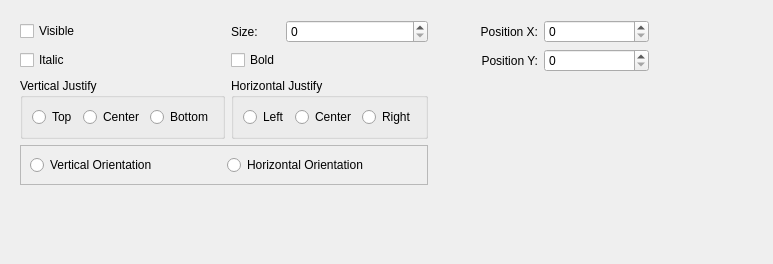
     <widget class="QWidget" name="page_8">
      <property name="geometry">
       <rect>
        <x>0</x>
        <y>0</y>
        <width>773</width>
        <height>264</height>
       </rect>
      </property>
      <attribute name="label">
       <string>(F7) Display Value</string>
      </attribute>
      <layout class="QGridLayout" name="gridLayout_9">
       <item row="0" column="0">
        <widget class="QFrame" name="frame_f7">
         <property name="frameShape">
          <enum>QFrame::NoFrame</enum>
         </property>
         <property name="frameShadow">
          <enum>QFrame::Plain</enum>
         </property>
         <layout class="QGridLayout" name="gridLayout_6">
          <item row="2" column="0">
           <widget class="QGroupBox" name="groupBox_3">
            <property name="title">
             <string>Vertical Justify</string>
            </property>
            <layout class="QGridLayout" name="gridLayout_7">
             <item row="0" column="2">
              <widget class="QRadioButton" name="F7_vjust_center">
               <property name="text">
                <string>Center</string>
               </property>
              </widget>
             </item>
             <item row="0" column="0">
              <widget class="QRadioButton" name="F7_vjust_top">
               <property name="text">
                <string>Top</string>
               </property>
              </widget>
             </item>
             <item row="0" column="3">
              <widget class="QRadioButton" name="F7_vjust_bot">
               <property name="text">
                <string>Bottom</string>
               </property>
              </widget>
             </item>
            </layout>
           </widget>
          </item>
          <item row="2" column="1" colspan="2">
           <widget class="QGroupBox" name="groupBox_4">
            <property name="title">
             <string>Horizontal Justify</string>
            </property>
            <layout class="QGridLayout" name="gridLayout_8">
             <item row="0" column="0">
              <widget class="QRadioButton" name="F7_hjust_left">
               <property name="text">
                <string>Left</string>
               </property>
              </widget>
             </item>
             <item row="0" column="1">
              <widget class="QRadioButton" name="F7_hjust_center">
               <property name="text">
                <string>Center</string>
               </property>
              </widget>
             </item>
             <item row="0" column="2">
              <widget class="QRadioButton" name="F7_hjust_right">
               <property name="text">
                <string>Right</string>
               </property>
              </widget>
             </item>
            </layout>
           </widget>
          </item>
          <item row="2" column="5">
           <spacer name="horizontalSpacer_8">
            <property name="orientation">
             <enum>Qt::Horizontal</enum>
            </property>
            <property name="sizeHint" stdset="0">
             <size>
              <width>83</width>
              <height>20</height>
             </size>
            </property>
           </spacer>
          </item>
          <item row="2" column="4">
           <spacer name="horizontalSpacer_7">
            <property name="orientation">
             <enum>Qt::Horizontal</enum>
            </property>
            <property name="sizeHint" stdset="0">
             <size>
              <width>82</width>
              <height>20</height>
             </size>
            </property>
           </spacer>
          </item>
          <item row="1" column="1">
           <widget class="QCheckBox" name="F7_bold">
            <property name="text">
             <string>Bold</string>
            </property>
           </widget>
          </item>
          <item row="1" column="3">
           <widget class="QLabel" name="label_6">
            <property name="text">
             <string>Position Y:</string>
            </property>
            <property name="alignment">
             <set>Qt::AlignRight|Qt::AlignTrailing|Qt::AlignVCenter</set>
            </property>
           </widget>
          </item>
          <item row="1" column="4">
           <widget class="QSpinBox" name="F7_pos_y"/>
          </item>
          <item row="1" column="2">
           <spacer name="horizontalSpacer_5">
            <property name="orientation">
             <enum>Qt::Horizontal</enum>
            </property>
            <property name="sizeHint" stdset="0">
             <size>
              <width>134</width>
              <height>20</height>
             </size>
            </property>
           </spacer>
          </item>
          <item row="2" column="3">
           <spacer name="horizontalSpacer_6">
            <property name="orientation">
             <enum>Qt::Horizontal</enum>
            </property>
            <property name="sizeHint" stdset="0">
             <size>
              <width>83</width>
              <height>20</height>
             </size>
            </property>
           </spacer>
          </item>
          <item row="0" column="0">
           <widget class="QCheckBox" name="F7_visible">
            <property name="text">
             <string>Visible</string>
            </property>
           </widget>
          </item>
          <item row="1" column="0">
           <widget class="QCheckBox" name="F7_italic">
            <property name="text">
             <string>Italic</string>
            </property>
           </widget>
          </item>
          <item row="0" column="4">
           <widget class="QSpinBox" name="F7_pos_x"/>
          </item>
          <item row="0" column="3">
           <widget class="QLabel" name="label_5">
            <property name="text">
             <string>Position X:</string>
            </property>
            <property name="alignment">
             <set>Qt::AlignRight|Qt::AlignTrailing|Qt::AlignVCenter</set>
            </property>
           </widget>
          </item>
          <item row="0" column="2">
           <widget class="QSpinBox" name="F7_size"/>
          </item>
          <item row="0" column="1">
           <widget class="QLabel" name="label_4">
            <property name="text">
             <string>Size:</string>
            </property>
            <property name="alignment">
             <set>Qt::AlignLeading|Qt::AlignLeft|Qt::AlignVCenter</set>
            </property>
           </widget>
          </item>
          <item row="3" column="0" colspan="3">
           <widget class="QFrame" name="frame_16">
            <property name="frameShape">
             <enum>QFrame::StyledPanel</enum>
            </property>
            <property name="frameShadow">
             <enum>QFrame::Raised</enum>
            </property>
            <layout class="QGridLayout" name="gridLayout_41">
             <item row="0" column="2">
              <widget class="QRadioButton" name="F7_orient_v">
               <property name="text">
                <string>Vertical Orientation</string>
               </property>
              </widget>
             </item>
             <item row="0" column="3">
              <widget class="QRadioButton" name="F7_orient_h">
               <property name="text">
                <string>Horizontal Orientation</string>
               </property>
              </widget>
             </item>
            </layout>
           </widget>
          </item>
         </layout>
        </widget>
       </item>
       <item row="1" column="0">
        <spacer name="verticalSpacer_8">
         <property name="orientation">
          <enum>Qt::Vertical</enum>
         </property>
         <property name="sizeHint" stdset="0">
          <size>
           <width>20</width>
           <height>40</height>
          </size>
         </property>
        </spacer>
       </item>
      </layout>
     </widget>
